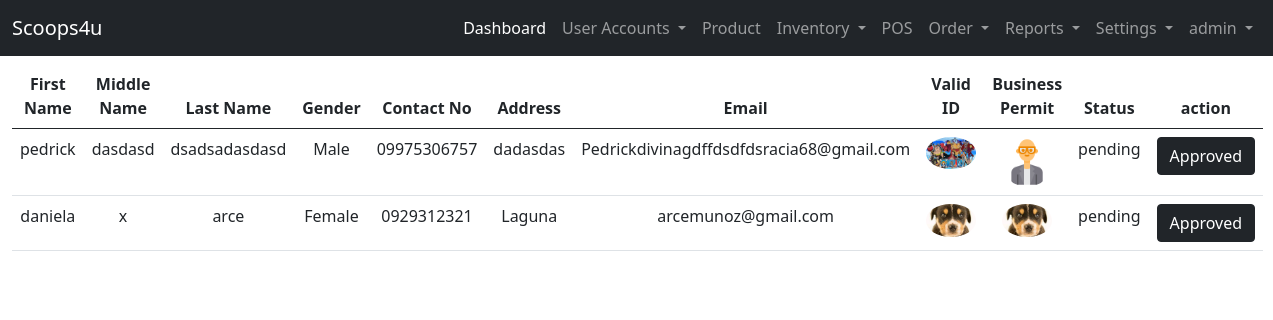
Screenshot of /user-site/list-inquiry/ (signed in) with the database file from the repository.
### landing_page/models.py (models this page shows)
class User(AbstractUser):
    ROLE = ((" "," "),("admin","admin"),("staff","staff"),("reseller","reseller"),("rider","rider"))
    STAT = ((" "," "),("active","active"),("inactive","inactive"))
    role = models.CharField(max_length=50, null=True, default=None, choices=ROLE)
    status = models.CharField(max_length=50, null=True, default=None , choices=STAT)

### admin_site/models.py (models this page shows, shortened)
class Reseller(models.Model):
    STATUS = (("pending","pending"),("active","active"),("inactive","inactive"))
    BOOLCHOICE = (("Male","Male"),("Female","Female"))
    reseller_fname =models.CharField(max_length=200, verbose_name='First Name')
    reseller_mname =models.CharField(max_length=200, verbose_name='Middle Name')
    reseller_lname =models.CharField(max_length=200, verbose_name='Last Name')
    reseller_gender = models.CharField(max_length = 50,choices=BOOLCHOICE, verbose_name='Gender')
    reseller_contact =models.CharField(max_length = 12, verbose_name='Contact Number')
    reseller_address =models.TextField(null=False, verbose_name='Address')
    reseller_email =models.EmailField(unique=True, max_length=200, verbose_name='Email')
    reseller_id =models.ImageField( upload_to=image_path, verbose_name='valid id')
    reseller_businessp =models.ImageField( upload_to=image_path,verbose_name='business id')
    reseller_status =models.CharField(max_length=200, null=True, choices=STATUS, verbose_name='Status')

### admin_site/views.py (the view)
# urls.py: path('list-inquiry/', views.list_inquiry, name='list_inquiry'),
@login_required(login_url='landing_page:login')
def list_inquiry(request):
    list_inquiry = Reseller.objects.order_by('-id').filter(reseller_status = "pending")
    context = {'list_inquiry':list_inquiry}
    return render(request, 'admin_site/user/list_inquiry.html', context)

### templates/admin_site/user/list_inquiry.html
{% extends 'admin_site/base.html' %}
{% block template %}
    {% if list_inquiry %}
    <table class="table table-hover text-center">
        <thead>
            <tr>
                <th>First Name</th>
                <th>Middle Name</th>
                <th>Last Name</th>
                <th>Gender</th>
                <th>Contact No</th>
                <th>Address</th>
                <th>Email</th>
                <th>Valid ID</th>
                <th>Business Permit</th>
                <th>Status</th>
                <th>action</th>
            </tr>
            <tbody>
                {% for list in list_inquiry %}
                <tr>
                    <td>{{ list.reseller_fname }}</td>
                    <td>{{ list.reseller_mname }}</td>
                    <td>{{ list.reseller_lname }}</td>
                    <td>{{ list.reseller_gender }}</td>
                    <td>{{ list.reseller_contact }}</td>
                    <td>{{ list.reseller_address }}</td>
                    <td>{{ list.reseller_email }}</td>
                    <td><a href="{% url 'admin_site:viewing_pic' list.id %}"><img src="/media/{{ list.reseller_id}}" alt="Valid-ID" width="50" class="rounded-circle"></a></td>
                    <td><a href="{% url 'admin_site:viewing_pic' list.id %}"><img src="/media/{{ list.reseller_businessp}}" alt="Valid-ID" width="50" class="rounded-circle"></a></td>
                    <td>{{ list.reseller_status }}</td>
                    <td><a href="{% url 'admin_site:register' list.id %}" class="btn btn-dark">Approved</a></td>
                </tr>
                {% endfor %}
            </tbody>
        </thead>
    </table>
    {% endif %}
{% endblock template %}

### templates/admin_site/base.html (shortened to what this page needs)
{% load static %}
<!DOCTYPE html>
<html lang="en">
<head>
    <link href="https://cdn.jsdelivr.net/npm/bootstrap@5.0.2/dist/css/bootstrap.min.css" rel="stylesheet">
      <link rel="stylesheet" href="{% static 'css/sample.css' %}">
  </head>
<body>
  {% if user.role == "admin"%}
    <nav class="navbar navbar-expand-lg navbar-dark bg-dark">
        <div class="container-fluid">
          <a class="navbar-brand" href="#">Scoops4u</a>
          <div class="collapse navbar-collapse" id="navbarNavDropdown">
            <ul class="navbar-nav ms-auto mb-2 mb-lg-0">
              <li class="nav-item">
                <a class="nav-link active" aria-current="page" href="{% url 'admin_site:dashboard'%}">Dashboard</a>
              </li>
              <li class="nav-item dropdown">
                <a class="nav-link dropdown-toggle" href="#" id="navbarDropdownMenuLink" role="button" data-bs-toggle="dropdown" aria-expanded="false">
                  User Accounts
                </a>
              </li>
              <li class="nav-item">
                <a class="nav-link" href="{%url 'admin_site:list_product' %}">Product</a>
              </li>
              <li class="nav-item dropdown">
                <a class="nav-link dropdown-toggle" href="#" id="navbarDropdownMenuLink" role="button" data-bs-toggle="dropdown" aria-expanded="false">
                  Inventory
                </a>
              </li>
              <li class="nav-item">
                <a class="nav-link" href="{%url 'admin_site:pos' %}">POS</a>
              </li>
              <li class="nav-item dropdown">
                <a class="nav-link dropdown-toggle" href="#" id="navbarDropdownMenuLink" role="button" data-bs-toggle="dropdown" aria-expanded="false">
                  Order
                </a>
              </li>
              <li class="nav-item dropdown">
                <a class="nav-link dropdown-toggle" href="#" id="navbarDropdownMenuLink" role="button" data-bs-toggle="dropdown" aria-expanded="false">
                  Reports
                </a>
              </li>
              <li class="nav-item dropdown">
                <a class="nav-link dropdown-toggle" href="#" id="navbarDropdownMenuLink" role="button" data-bs-toggle="dropdown" aria-expanded="false">
                  Settings
                </a>
              </li>
              <li class="nav-item dropdown">
                <a class="nav-link dropdown-toggle" href="#" id="navbarDropdownMenuLink" role="button" data-bs-toggle="dropdown" aria-expanded="false">
                  {{ user }}
                </a>
              </li>
            </ul>
          </div>
        </div>
      </nav>
  {% endif %}
    <div class="container-fluid">
      {% block template %}
      {% endblock template %}
    </div>
</body>
</html>

### rows the page displays
User: username "admin"
Reseller: reseller_fname "pedrick", reseller_mname "dasdasd", reseller_lname "dsadsadasdasd", reseller_gender "Male", reseller_contact "09975306757", reseller_address "dadasdas", reseller_email "Pedrickdivinagdffdsdfdsracia68@gmail.com", reseller_id (picture), reseller_businessp (picture), reseller_status "pending"
Reseller: reseller_fname "daniela", reseller_mname "x", reseller_lname "arce", reseller_gender "Female", reseller_contact "0929312321", reseller_address "Laguna", reseller_email "arcemunoz@gmail.com", reseller_id (picture), reseller_businessp (picture), reseller_status "pending"
